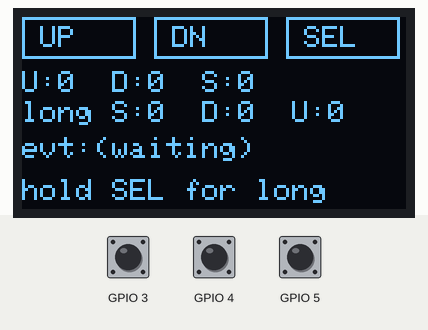
Bench run of a sketch on a simulated ESP32-C3. On the bench: 128×64 one-colour display. The inputs (shaded band) are chosen by the test bench; at power-on: GPIO 5 HIGH, GPIO 3 HIGH, GPIO 4 HIGH. What the sketch prints to the serial monitor is not drawn.

Above: at 2.7 s.
2.8 s: GPIO 5 pulled LOW for 1 s
At 5.1 s:
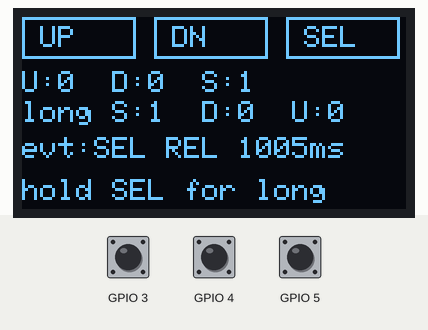
5.4 s: GPIO 3 pulled LOW for 1 s
At 7.5 s:
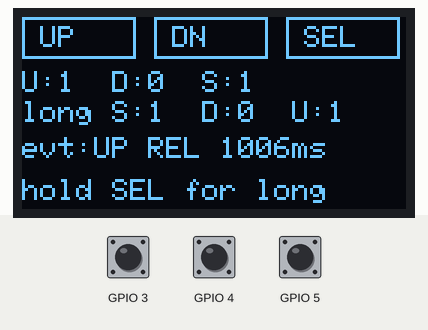
8.0 s: GPIO 4 pulled LOW for 0.15 s
At 8.9 s:
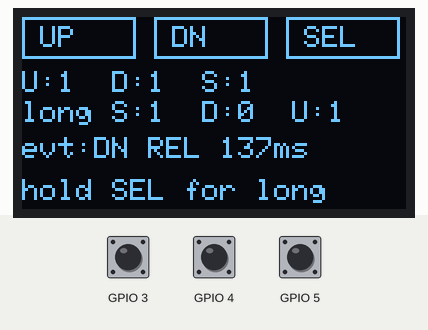
9.7 s: GPIO 4 pulled LOW for 1 s
At 10.3 s:
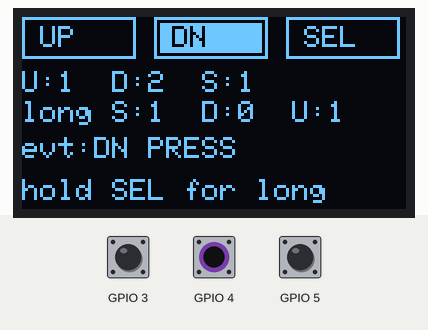
12.3 s: GPIO 5 pulled LOW for 0.15 s
At 13.2 s:
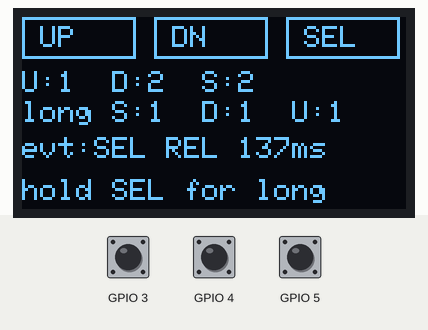
14.0 s: GPIO 3 pulled LOW for 0.15 s
At 14.16 s:
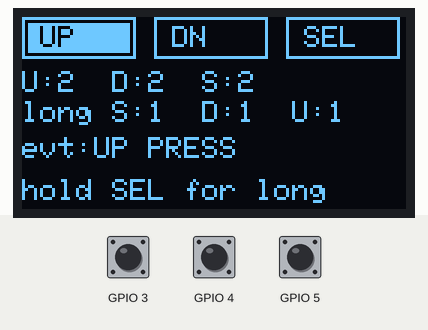
Timing chart, 0 to 16.7 s (numbered marks = the images above; inputs shaded):
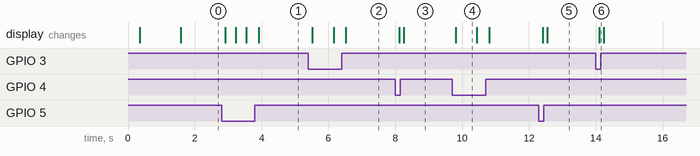

The sketch:

button_check.ino
```cpp
// button_check.ino — buttons + OLED combined bring-up.
// Verifies BTN_UP (GPIO3), BTN_DOWN (GPIO4), BTN_SELECT (GPIO5) on the
// ESP32-C3 SuperMini against the SSD1306 OLED on GPIO8/9.
// No WiFi, no HTTP — if anything fails here it's hardware or wiring.
//
// Wiring (each button to GND, with INPUT_PULLUP — no external resistors):
//   GPIO3 → BTN_UP     → GND
//   GPIO4 → BTN_DOWN   → GND
//   GPIO5 → BTN_SELECT → GND
//
// What it shows:
//   Row 1  state of UP/DOWN/SELECT (filled = pressed)
//   Row 2  press counters
//   Row 3  last event (PRESS / RELEASE / LONG)
//   Row 4  a "long-press" status bar that fills as you hold SELECT
//
// What to verify:
//   1. UP/DOWN/SELECT each register independently
//   2. No phantom presses (counter doesn't tick when nothing is touched)
//   3. Long-press fires once at the 600ms mark on SELECT
//   4. Serial Monitor shows matching log lines

#include <Arduino.h>
#include <Wire.h>
#include <Adafruit_GFX.h>
#include <Adafruit_SSD1306.h>

#define SCREEN_W  128
#define SCREEN_H  64
#define OLED_ADDR 0x3C
#define SDA_PIN   8
#define SCL_PIN   9

#define BTN_UP        3
#define BTN_DOWN      4
#define BTN_SELECT    5
#define LONG_PRESS_MS 600
#define DEBOUNCE_MS   25

Adafruit_SSD1306 display(SCREEN_W, SCREEN_H, &Wire, -1);

struct Btn {
  uint8_t  pin;
  const char* name;
  bool     state;           // true = pressed (active low)
  bool     stable;          // debounced
  uint32_t lastChangeMs;
  uint32_t pressedAtMs;
  uint32_t pressCount;
  uint32_t longCount;
  bool     longFired;
};

Btn buttons[3] = {
  { BTN_UP,     "UP",  false, false, 0, 0, 0, 0, false },
  { BTN_DOWN,   "DN",  false, false, 0, 0, 0, 0, false },
  { BTN_SELECT, "SEL", false, false, 0, 0, 0, 0, false },
};

String lastEvent = "(waiting)";
uint32_t lastEventAt = 0;

void setup() {
  Serial.begin(115200);
  delay(300);
  Serial.println("\n=== button_check ===");

  for (auto &b : buttons) {
    pinMode(b.pin, INPUT_PULLUP);
    Serial.printf("  %s on GPIO%u\n", b.name, b.pin);
  }

  Wire.begin(SDA_PIN, SCL_PIN);
  if (!display.begin(SSD1306_SWITCHCAPVCC, OLED_ADDR)) {
    Serial.println("[oled] init FAILED — run screen_check first");
    while (true) delay(1000);
  }
  display.setTextColor(SSD1306_WHITE);
  display.clearDisplay();
  display.setTextSize(1);
  display.setCursor(0, 0);  display.print("button_check");
  display.setCursor(0, 12); display.print("UP=GPIO3");
  display.setCursor(0, 22); display.print("DN=GPIO4");
  display.setCursor(0, 32); display.print("SEL=GPIO5");
  display.setCursor(0, 48); display.print("press any button");
  display.display();
  delay(1200);
}

void pollButton(Btn &b, uint32_t now) {
  bool raw = (digitalRead(b.pin) == LOW);  // active low

  // Debounce: only accept a new state after DEBOUNCE_MS of stability
  if (raw != b.state) {
    b.state = raw;
    b.lastChangeMs = now;
  }
  if (now - b.lastChangeMs >= DEBOUNCE_MS && b.stable != b.state) {
    b.stable = b.state;
    if (b.stable) {
      // press edge
      b.pressedAtMs = now;
      b.longFired   = false;
      b.pressCount++;
      lastEvent = String(b.name) + " PRESS";
      lastEventAt = now;
      Serial.printf("[%lu] %s PRESS  (count=%lu)\n", now, b.name, b.pressCount);
    } else {
      // release edge
      uint32_t held = now - b.pressedAtMs;
      lastEvent = String(b.name) + " REL " + held + "ms";
      lastEventAt = now;
      Serial.printf("[%lu] %s RELEASE held=%lums\n", now, b.name, held);
    }
  }

  // Long-press detection — fire once while held
  if (b.stable && !b.longFired && (now - b.pressedAtMs) >= LONG_PRESS_MS) {
    b.longFired = true;
    b.longCount++;
    lastEvent = String(b.name) + " LONG";
    lastEventAt = now;
    Serial.printf("[%lu] %s LONG-PRESS (count=%lu)\n", now, b.name, b.longCount);
  }
}

void loop() {
  uint32_t now = millis();
  for (auto &b : buttons) pollButton(b, now);

  display.clearDisplay();

  // Row 1: live button state — filled square = pressed
  display.setTextSize(1);
  int x = 0;
  for (auto &b : buttons) {
    display.drawRect(x, 0, 38, 14, SSD1306_WHITE);
    if (b.stable) display.fillRect(x + 2, 2, 34, 10, SSD1306_WHITE);
    display.setCursor(x + 6, 3);
    display.setTextColor(b.stable ? SSD1306_BLACK : SSD1306_WHITE);
    display.print(b.name);
    x += 44;
  }
  display.setTextColor(SSD1306_WHITE);

  // Row 2: press counts
  display.setCursor(0, 18);
  display.printf("U:%lu  D:%lu  S:%lu",
                 buttons[0].pressCount, buttons[1].pressCount, buttons[2].pressCount);

  // Row 3: long-press counts
  display.setCursor(0, 28);
  display.printf("long S:%lu  D:%lu  U:%lu",
                 buttons[2].longCount, buttons[1].longCount, buttons[0].longCount);

  // Row 4: last event (truncated)
  display.setCursor(0, 40);
  display.print("evt:");
  display.print(lastEvent.substring(0, 18));

  // Row 5: SELECT hold bar — fills as you approach 600ms
  if (buttons[2].stable) {
    uint32_t held = now - buttons[2].pressedAtMs;
    int barW = 120;
    int fill = (int)(((float)min(held, (uint32_t)LONG_PRESS_MS) / LONG_PRESS_MS) * barW);
    display.drawRect(0, 54, barW, 8, SSD1306_WHITE);
    display.fillRect(0, 54, fill, 8, SSD1306_WHITE);
  } else {
    display.setCursor(0, 54);
    display.print("hold SEL for long");
  }

  display.display();
  delay(20);  // tight loop — debounce/longpress timing depends on it
}
```

Measured:
- after the input at 2.8 s, the display: first changes after 0.11 s (image 1 shows a later state)
- after the input at 5.4 s, the display: first changes after 0.11 s (image 2 shows a later state)
- after the input at 8.0 s, the display: first changes after 0.11 s (image 3 shows a later state)
- after the input at 9.7 s, the display: changes after 0.11 s (image 4)
- after the input at 12.3 s, the display: first changes after 0.11 s (image 5 shows a later state)
- after the input at 14.0 s, the display: changes after 0.10 s (image 6)
- what the display in image 4 shows lasts 0.6 s, from 9.8 s to 10.4 s
